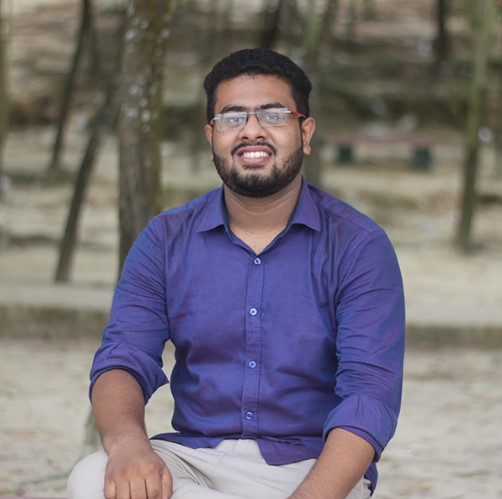
#> input picture 1.jpg, 502 x 499 px, found by its file name
$ jupyter execute --allow-errors Untitled7.ipynb   (shell and % lines are left out)
#> lines starting #> are read from the running program, lines starting #| are printed output that depends on the picture
<a href="https://colab.research.google.com/github/Deepti-Ravishankar/Codeclauseinternship_genderandagedetectionsystem/blob/main/Untitled7.ipynb" target="_parent"></a>

[cell 1]
%cd Age-And-Gender-Detection

[cell 2]
import cv2 as cv
import numpy as np
import math
import time
from google.colab.patches import cv2_imshow

[cell 3]
%cd ..
def getFaceBox(net, frame, conf_threshold=0.7):
    frameOpencvDnn = frame.copy()
    # frameOpencvDnn = np.array(frame,copy=True)
    #print (frameOpencvDnn.shape)
    frameHeight = frameOpencvDnn.shape[0]
    frameWidth = frameOpencvDnn.shape[1]
    blob = cv.dnn.blobFromImage(frameOpencvDnn, 1.0, (300, 300), [104, 117, 123], True, False)

    net.setInput(blob)
    detections = net.forward()
    bboxes = []
    for i in range(detections.shape[2]):
        confidence = detections[0, 0, i, 2]
        if confidence > conf_threshold:
            x1 = int(detections[0, 0, i, 3] * frameWidth)
            y1 = int(detections[0, 0, i, 4] * frameHeight)
            x2 = int(detections[0, 0, i, 5] * frameWidth)
            y2 = int(detections[0, 0, i, 6] * frameHeight)
            bboxes.append([x1, y1, x2, y2])
            cv.rectangle(frameOpencvDnn, (x1, y1), (x2, y2), (0, 255, 0), int(round(frameHeight/150)), 8)
    return frameOpencvDnn, bboxes

faceProto = "modelNweight/opencv_face_detector.pbtxt"
faceModel = "modelNweight/opencv_face_detector_uint8.pb"

ageProto = "modelNweight/age_deploy.prototxt"
ageModel = "modelNweight/age_net.caffemodel"

genderProto = "modelNweight/gender_deploy.prototxt"
genderModel = "modelNweight/gender_net.caffemodel"

MODEL_MEAN_VALUES = (78.4263377603, 87.7689143744, 114.895847746)
ageList = ['(0-2)', '(4-6)', '(8-12)', '(15-20)', '(25-32)', '(38-43)', '(48-53)', '(60-100)']
genderList = ['Male', 'Female']

# Load network
#> (the rest of this cell did not finish here and is left out)

[cell 4]
%cd AAGD
input = cv.imread("1.jpg")
#> input is the input picture: shape (499, 502, 3); mean B, G, R 118.8, 112.7, 118.8
#> (the rest of this cell did not finish here and is left out)

[cell 5]
input = cv.imread("2.jpg")
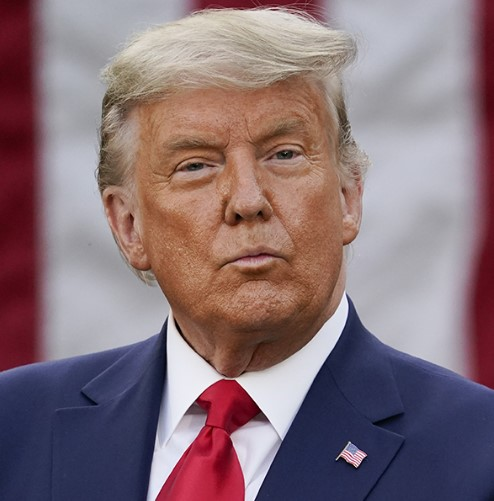
#> input picture 2.jpg, 494 x 501 px, found by its file name
#> input is the input picture: shape (501, 494, 3); mean B, G, R 119.4, 112.9, 134.6
#> (the rest of this cell did not finish here and is left out)

[cell 6]
input = cv.imread("3.jpg")
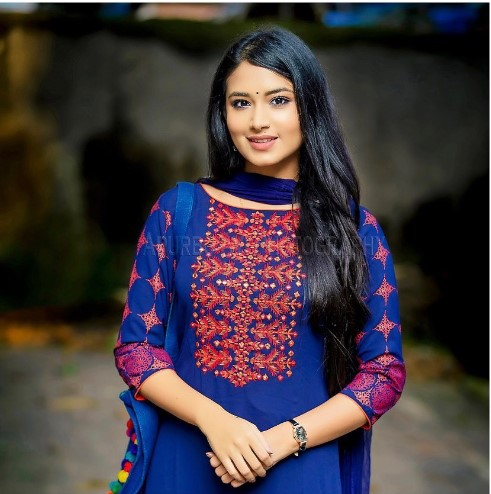
#> input picture 3.jpg, 491 x 494 px, found by its file name
#> input is the input picture: shape (494, 491, 3); mean B, G, R 61.9, 56.4, 65
#> (the rest of this cell did not finish here and is left out)

[cell 7]
input = cv.imread("4.jpg")
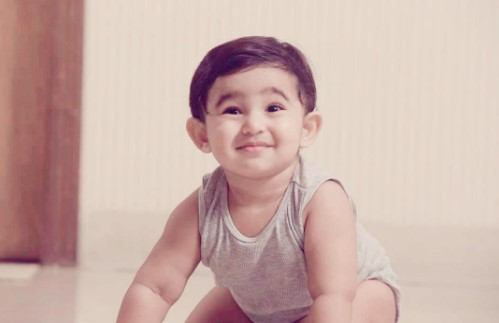
#> input picture 4.jpg, 499 x 323 px, found by its file name
#> input is the input picture: shape (323, 499, 3); mean B, G, R 168.2, 175.4, 203
#> (the rest of this cell did not finish here and is left out)

[cell 8]
input = cv.imread("5.jpg")
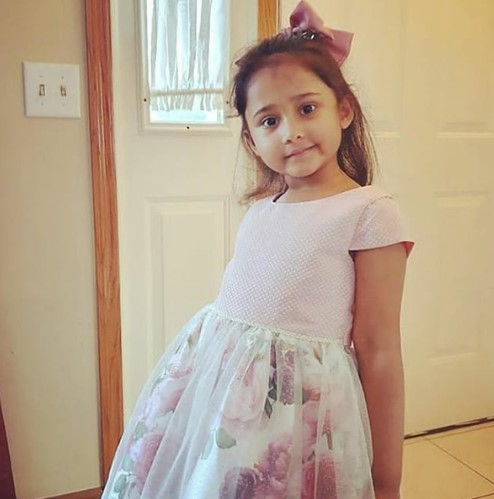
#> input picture 5.jpg, 494 x 499 px, found by its file name
#> input is the input picture: shape (499, 494, 3); mean B, G, R 143.7, 167, 186.3
#> (the rest of this cell did not finish here and is left out)

[cell 9]
input = cv.imread("6.jpg")
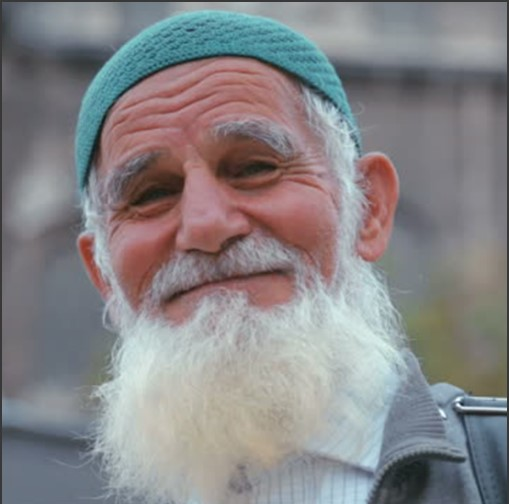
#> input picture 6.jpg, 509 x 504 px, found by its file name
#> input is the input picture: shape (504, 509, 3); mean B, G, R 135.1, 133.2, 135
#> (the rest of this cell did not finish here and is left out)
